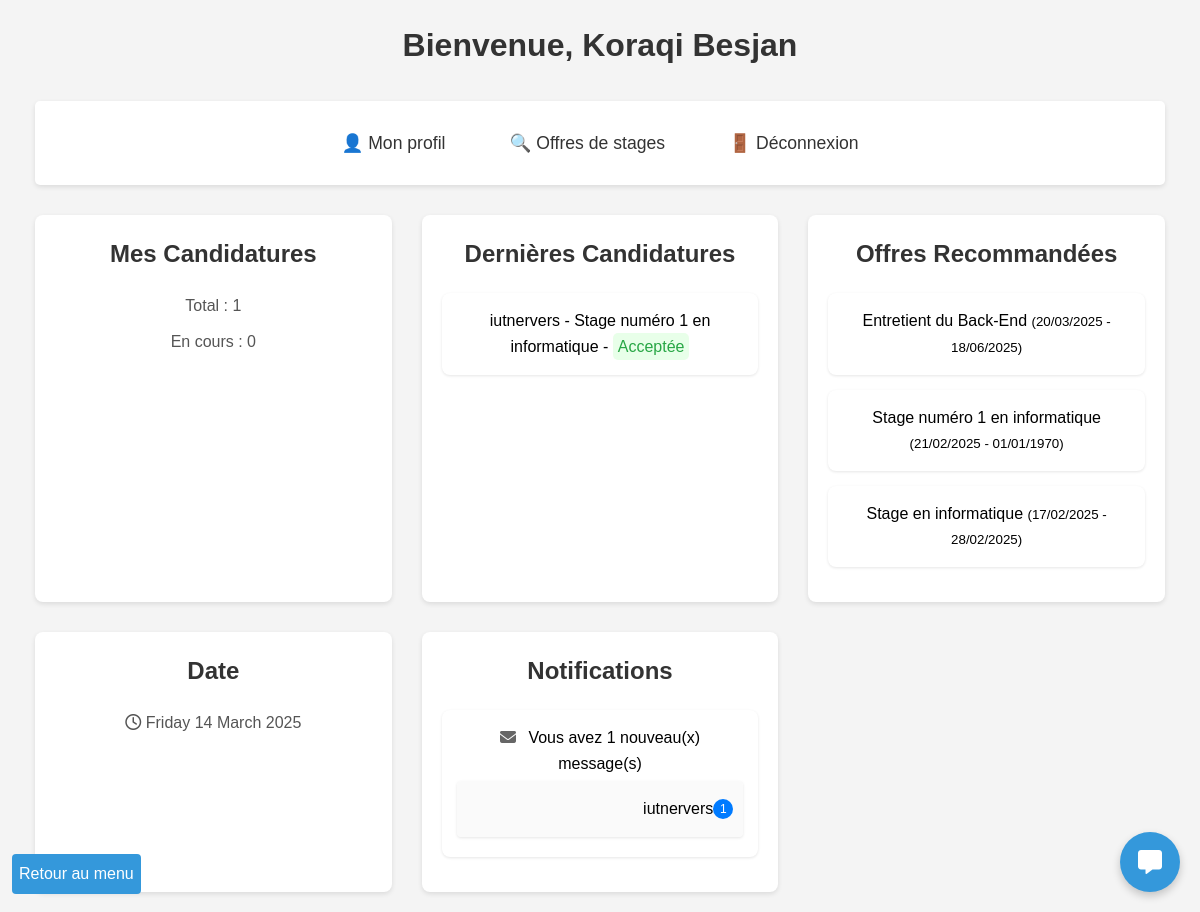
Page /app/views/home.php (signed in) on the earlier database version.
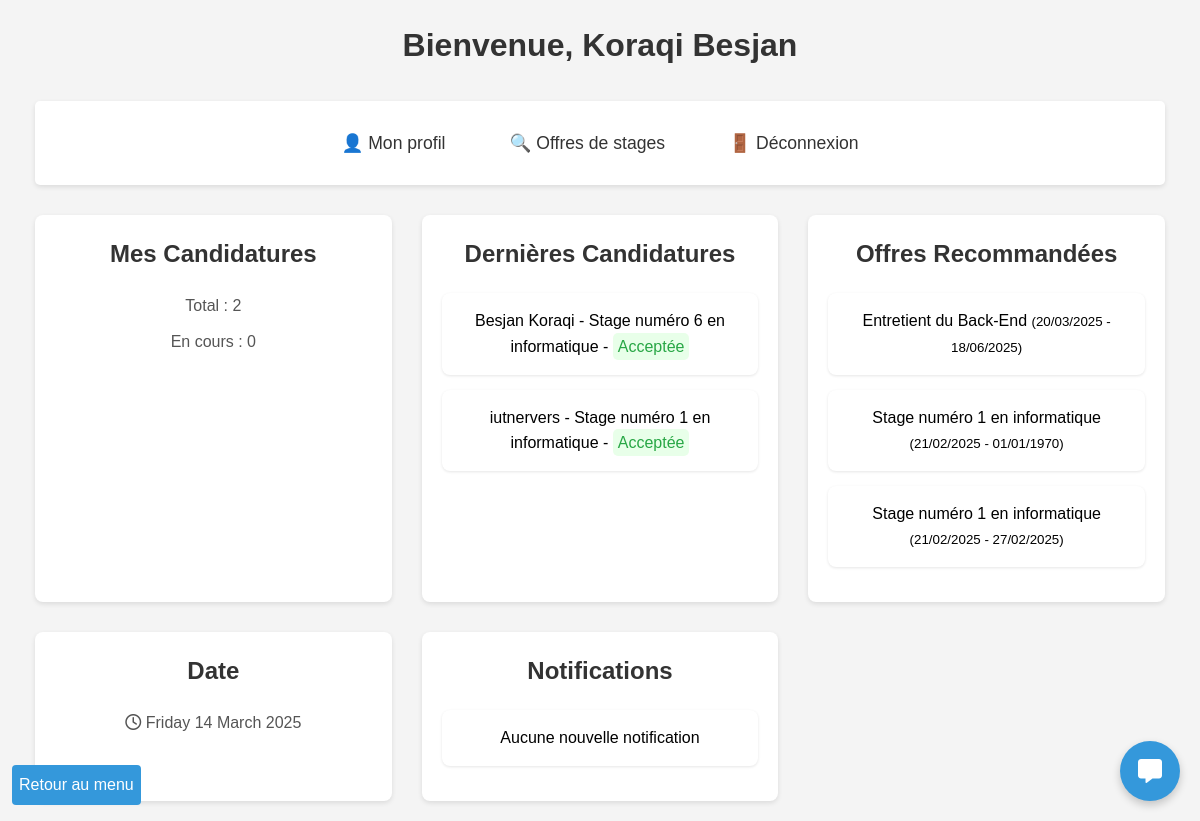
Same page on the later database version.
### tables this page shows
CREATE TABLE `candidatures` (
  `id` int(11) NOT NULL,
  `etudiant_id` int(11) DEFAULT NULL,
  `offre_id` int(11) DEFAULT NULL,
  `statut` enum('en_attente','acceptee','refusee') DEFAULT 'en_attente',
  `date_candidature` datetime DEFAULT CURRENT_TIMESTAMP,
  `cv` varchar(255) NOT NULL,
  `lettre_motivation` varchar(255) NOT NULL,
  `date_modification` datetime DEFAULT CURRENT_TIMESTAMP ON UPDATE CURRENT_TIMESTAMP,
  `date_lecture` datetime DEFAULT NULL
);

CREATE TABLE `entreprises` (
  `id` int(11) NOT NULL,
  `siret` varchar(14) NOT NULL,
  `nom` varchar(100) NOT NULL,
  `adresse` varchar(255) DEFAULT NULL,
  `ville` varchar(100) DEFAULT NULL,
  `code_postal` varchar(10) DEFAULT NULL,
  `pays` varchar(100) DEFAULT NULL,
  `telephone` varchar(20) DEFAULT NULL,
  `site_web` varchar(255) DEFAULT NULL,
  `lieu` varchar(255) DEFAULT NULL,
  `tva_intracommunautaire` varchar(50) DEFAULT NULL,
  `secteur_activite` varchar(100) DEFAULT NULL,
  `description` text,
  `adresse_facturation` varchar(255) DEFAULT NULL,
  `logo` varchar(255) DEFAULT NULL,
  `nom_contact` varchar(100) DEFAULT NULL,
  `username` varchar(100) NOT NULL,
  `email` varchar(255) NOT NULL,
  `password` varchar(255) NOT NULL,
  `role` enum('etudiant','entreprise','admin') NOT NULL DEFAULT 'entreprise',
  `date_creation` timestamp NOT NULL DEFAULT CURRENT_TIMESTAMP,
  `icone` varchar(255) DEFAULT NULL,
  `valide` tinyint(1) DEFAULT '0',
  `certification` tinyint(1) DEFAULT '0',
  `theme_color` varchar(7) DEFAULT '#3498db',
  `bloque` tinyint(1) DEFAULT '0'
);

CREATE TABLE `offres_stages` (
  `id` int(11) NOT NULL,
  `entreprise_id` int(11) DEFAULT NULL,
  `titre` varchar(100) NOT NULL,
  `description` text,
  `date_debut` date DEFAULT NULL,
  `date_fin` date DEFAULT NULL,
  `lieu` varchar(255) DEFAULT NULL,
  `mode_stage` enum('distanciel','présentiel') NOT NULL,
  `logo` varchar(255) DEFAULT NULL,
  `email_contact` varchar(255) NOT NULL,
  `lien_candidature` varchar(255) DEFAULT NULL,
  `domaine` varchar(100) DEFAULT NULL,
  `remuneration` decimal(10,2) DEFAULT NULL,
  `pays` varchar(100) DEFAULT 'France',
  `ville` varchar(100) DEFAULT NULL,
  `code_postal` varchar(10) DEFAULT NULL,
  `region` varchar(100) DEFAULT NULL,
  `departement` varchar(100) DEFAULT NULL,
  `date_publication` timestamp NOT NULL DEFAULT CURRENT_TIMESTAMP,
  `pourvu` tinyint(1) DEFAULT '0'
);

### app/views/home.php (the view, shortened to what the changed rows need)
<?php
function formatStatus($status) {
    switch ($status) {
        case 'acceptee':
            return 'Acceptée';
    }
}
require_once $_SERVER['DOCUMENT_ROOT'] . '/Gestion_Stage/app/config/database.php';
$table = ($_SESSION['role'] == 'etudiant') ? 'etudiants' : 'entreprises';
$stmt = $pdo->prepare("SELECT * FROM $table WHERE id = ?");
$stmt->execute([$_SESSION['user_id']]);
$user = $stmt->fetch(PDO::FETCH_ASSOC);
$welcome_message = 'Utilisateur';
if ($_SESSION['role'] == 'etudiant') {
    $welcome_message = $user['nom'] . ' ' . $user['prenom'];
} elseif ($_SESSION['role'] == 'entreprise') {
    $welcome_message = $user['nom'];
} elseif ($_SESSION['role'] == 'admin') {
    $welcome_message = 'Administrateur';
}
$dashboard_data = [];
if ($_SESSION['role'] == 'etudiant') {
    $stmt_candidatures = $pdo->prepare("
        SELECT c.statut, o.titre, o.date_debut, o.date_fin, e.nom as entreprise_nom
        FROM candidatures c
        JOIN offres_stages o ON c.offre_id = o.id
        JOIN entreprises e ON o.entreprise_id = e.id
        WHERE c.etudiant_id = ?
        ORDER BY c.date_candidature DESC
        LIMIT 3
    ");
    $stmt_candidatures->execute([$_SESSION['user_id']]);
    $dernieres_candidatures = $stmt_candidatures->fetchAll(PDO::FETCH_ASSOC);
    $stmt_offres = $pdo->prepare("
        SELECT id, titre, description, date_debut, date_fin
        FROM offres_stages
        ORDER BY date_debut DESC
        LIMIT 3
    ");
    $stmt_offres->execute();
    $offres_recommandees = $stmt_offres->fetchAll(PDO::FETCH_ASSOC);
    $stmt_messages = $pdo->prepare("
        SELECT DISTINCT e.id, e.nom as expediteur_nom, COUNT(m.id) as nb_messages
        FROM messages m
        JOIN entreprises e ON CONCAT('C', e.id) = m.expediteur_id
        WHERE m.destinataire_id = CONCAT('E', :user_id)
        AND m.statut = 'non_lu'
        GROUP BY e.id, e.nom
        ORDER BY MAX(m.date_envoi) DESC
    ");
    $stmt_messages->execute(['user_id' => $_SESSION['user_id']]);
    $messages_non_lus = $stmt_messages->fetchAll(PDO::FETCH_ASSOC);
    $stmt_candidatures_updated = $pdo->prepare("
        SELECT c.id, c.statut, c.date_modification, o.titre, e.nom as entreprise_nom
        FROM candidatures c
        JOIN offres_stages o ON c.offre_id = o.id
        JOIN entreprises e ON o.entreprise_id = e.id
        WHERE c.etudiant_id = :user_id
        AND c.statut IN ('acceptee', 'refusee')
        AND (c.date_lecture IS NULL OR c.date_modification > c.date_lecture)
        ORDER BY c.date_modification DESC
    ");
    $stmt_candidatures_updated->execute(['user_id' => $_SESSION['user_id']]);
    $candidatures_updated = $stmt_candidatures_updated->fetchAll(PDO::FETCH_ASSOC);
    $dashboard_data = [
        'total_candidatures' => $pdo->query("SELECT COUNT(*) FROM candidatures WHERE etudiant_id = {$_SESSION['user_id']}")->fetchColumn(),
        'candidatures_en_cours' => $pdo->query("SELECT COUNT(*) FROM candidatures WHERE etudiant_id = {$_SESSION['user_id']} AND statut = 'en_attente'")->fetchColumn(),
        'dernieres_candidatures' => $dernieres_candidatures,
        'offres_recommandees' => $offres_recommandees,
        'messages_non_lus' => $messages_non_lus,
        'total_messages_non_lus' => array_sum(array_column($messages_non_lus, 'nb_messages')),
        'candidatures_updated' => $candidatures_updated,
        'total_candidatures_updated' => count($candidatures_updated)
    ];
}
?>
<!DOCTYPE html>
<html lang="fr">
<head>
    <link rel="stylesheet" href="/Gestion_Stage/public/assets/css/style.css">
    <link rel="stylesheet" href="https://cdnjs.cloudflare.com/ajax/libs/font-awesome/6.1.1/css/all.min.css">
</head>
<body>
    <div class="container">
        <h1>Bienvenue, <?= htmlspecialchars($welcome_message) ?></h1>
    <div class="dashboard-grid">
        <?php if ($_SESSION['role'] == 'etudiant'): ?>
            <div class="dashboard-card">
                <h3>Mes Candidatures</h3>
                <p>Total : <?= $dashboard_data['total_candidatures'] ?></p>
                <p>En cours : <?= $dashboard_data['candidatures_en_cours'] ?></p>
            </div>
            <div class="dashboard-card">
            <h3>Dernières Candidatures</h3>
                <ul class="dashboard-list">
                    <?php if (empty($dashboard_data['dernieres_candidatures'])): ?>
                        <li>Aucune candidatures récentes</li>
                    <?php else: ?>
                        <?php foreach($dashboard_data['dernieres_candidatures'] as $candidature): ?>
                            <li>
                                <?= htmlspecialchars($candidature['entreprise_nom']) . ' - ' . htmlspecialchars($candidature['titre']) . ' - '?>
                                <span class="<?= $candidature['statut'] == 'en_attente' ? 'text-warning' : ($candidature['statut'] == 'refusee' ? 'text-refuse' : 'text-success') ?>">
                                    <?= formatStatus($candidature['statut']) ?>
                                </span>
                            </li>
                        <?php endforeach; ?>
                    <?php endif; ?>
                </ul>
            </div>
            <div class="dashboard-card">
                <h3>Offres Recommandées</h3>
                <ul class="dashboard-list">
                    <?php foreach($dashboard_data['offres_recommandees'] as $offre): ?>
                        <li>
                            <?= htmlspecialchars($offre['titre']) ?>
                            <small>(<?= date('d/m/Y', strtotime($offre['date_debut'])) ?> - <?= date('d/m/Y', strtotime($offre['date_fin'])) ?>)</small>
                        </li>
                    <?php endforeach; ?>
                </ul>
            </div>
        <?php endif; ?>
        <?php if (in_array($_SESSION['role'], ['etudiant', 'entreprise'])): ?>
    <div class="dashboard-card">
        <ul class="dashboard-list">
            <?php if ($_SESSION['role'] == 'etudiant'): ?>
                <?php if ($dashboard_data['total_messages_non_lus'] > 0 || $dashboard_data['total_candidatures_updated'] > 0): ?>
                    <?php if ($dashboard_data['total_messages_non_lus'] > 0): ?>
                        <li>
                            <i class="fas fa-envelope"></i>
                            Vous avez <?= $dashboard_data['total_messages_non_lus'] ?> nouveau(x) message(s)
                            <ul>
                                <?php foreach ($dashboard_data['messages_non_lus'] as $message): ?>
                                    <li>
                                        <a href="/Gestion_Stage/app/message/inbox.php?entreprise_id=<?= $message['id'] ?>">
                                            <?= htmlspecialchars($message['expediteur_nom']) ?>
                                            <span class="notification-badge"><?= $message['nb_messages'] ?></span>
                                        </a>
                                    </li>
                                <?php endforeach; ?>
                            </ul>
                        </li>
                    <?php endif; ?>
                <?php else: ?>
                    <li>Aucune nouvelle notification</li>
                <?php endif; ?>
            <?php endif; ?>
        </ul>
    </div>
<?php endif; ?>
    </div>
    </div>
</body>
</html>

Differences in the rows shown:
no longer on this page (row edited): offres_stages: titre "Stage en informatique", date_debut "17/02/2025", date_fin "28/02/2025"
no longer on this page (row unchanged): entreprises: nom "iutnervers", nb_messages "1"
added candidatures: entreprises.nom "Besjan Koraqi", offres_stages.titre "Stage numéro 6 en informatique", statut "Acceptée"
now on this page (row edited): offres_stages: titre "Stage numéro 1 en informatique", date_debut "21/02/2025", date_fin "27/02/2025"
Other differences:
$dashboard_data['total_candidatures']: "1" → "2"
$dashboard_data['total_messages_non_lus']: "1" → (not shown)
text no longer shown: "Vous avez nouveau(x) message(s)"
text now shown: "Aucune nouvelle notification"
